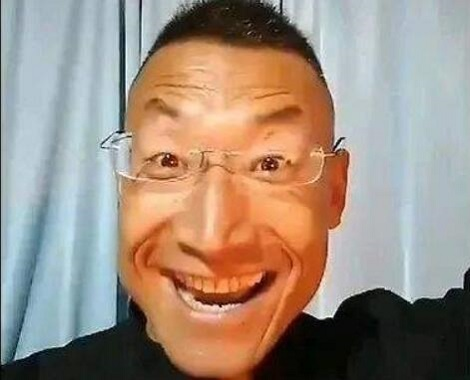
#> input picture ch3——空域图像增强/aoligei.jpg, 470 x 380 px
$ python '3_6中值滤波.py'
#> lines starting #> are read from the running program, lines starting #| are printed output that depends on the picture
import cv2
import skimage
import numpy as np
img = cv2.imread("aoligei.jpg")
#> img is the input picture: shape (380, 470, 3); mean B, G, R 127.3, 141.4, 159.3
cv2.imshow("11",img)
'''生成两种噪声'''
noise1 = skimage.util.random_noise(img,mode='gaussian',var=0.01)
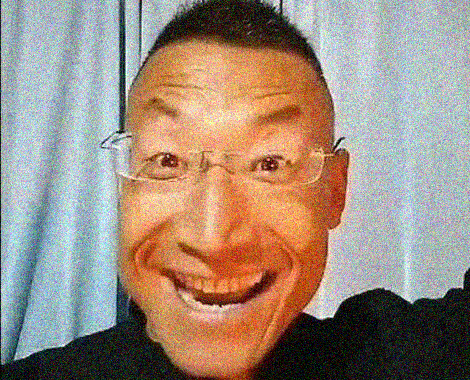
#> noise1: shape (380, 470, 3) float64; mean B, G, R 0.502, 0.556, 0.624
noise2 = skimage.util.random_noise(img,mode='s&p',salt_vs_pepper=0.5)
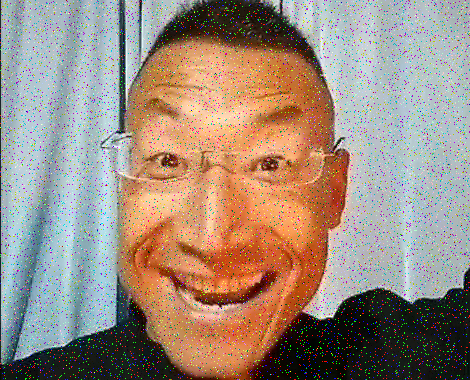
#> noise2: shape (380, 470, 3) float64; mean B, G, R 0.499, 0.552, 0.618
noise1 = noise1*255
noise2 = noise2*255
noise1 = noise1.astype(np.uint8)
noise2 = noise1.astype(np.uint8)
cv2.imshow("gaosi",noise1)
cv2.imshow("jiaoyan",noise2)
'''中止滤波'''
res1 = cv2.medianBlur(noise1,5)
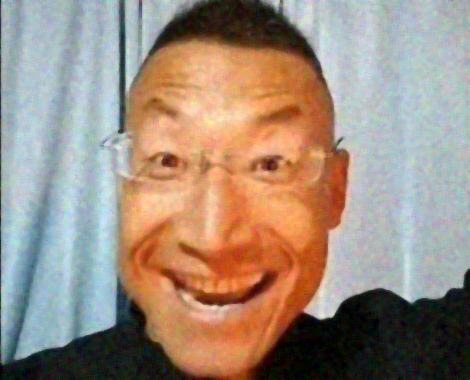
#> res1: shape (380, 470, 3); mean B, G, R 126.9, 141, 158.8
res2 = cv2.medianBlur(noise2,5)
cv2.imshow("res1",res1)
cv2.imshow("res2",res2)
cv2.waitKey(0)

$ run again, with ch3——空域图像增强/panda.jpg copied over ch3——空域图像增强/aoligei.jpg
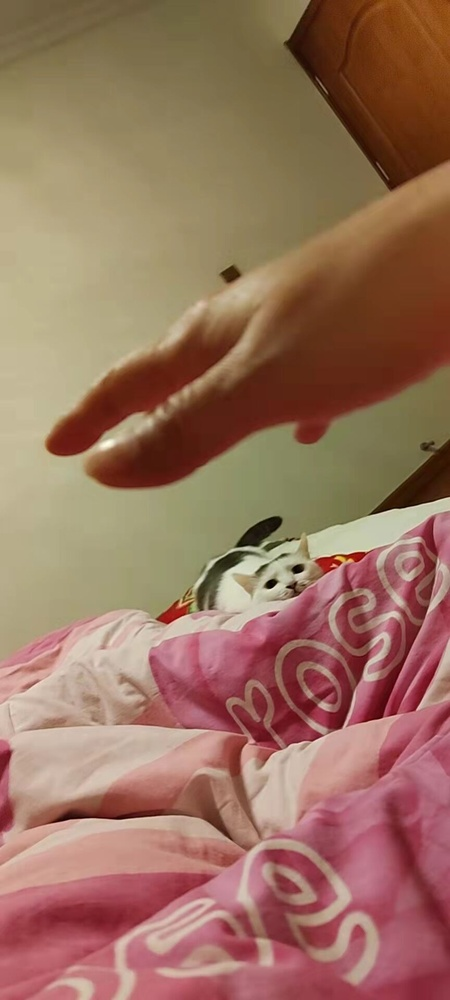
#> input picture ch3——空域图像增强/panda.jpg, 450 x 1000 px, shrunk from 864 x 1920 before the run
#> img is the input picture: shape (1000, 450, 3); mean B, G, R 94.3, 114.1, 153
#> `noise1 = skimage.util.random_noise(img,mode='gaussian',var=0.01)`:
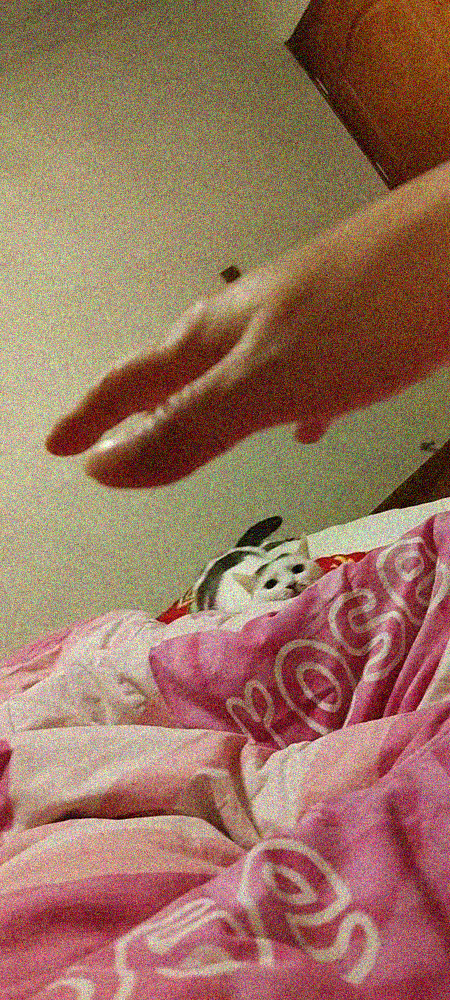
#> noise1: shape (1000, 450, 3) float64; mean B, G, R 0.372, 0.448, 0.6
#> `noise2 = skimage.util.random_noise(img,mode='s&p',salt_vs_pepper=0.5)`:
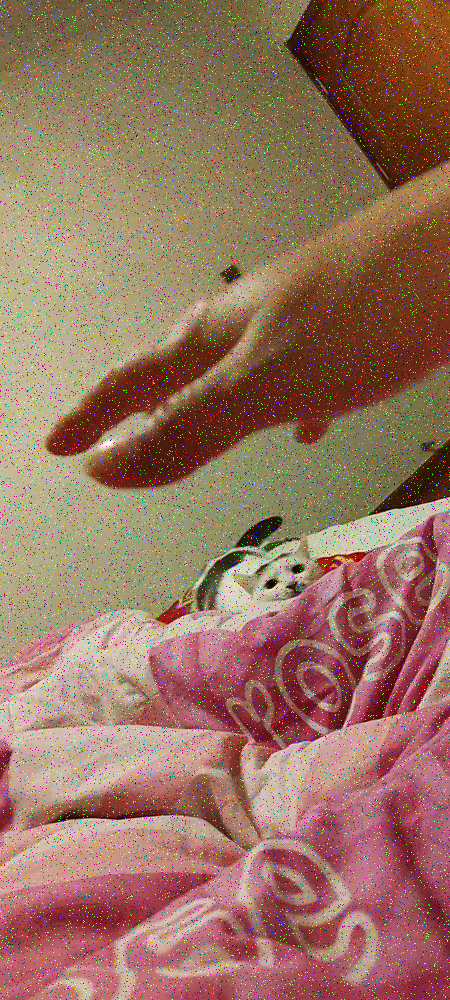
#> noise2: shape (1000, 450, 3) float64; mean B, G, R 0.376, 0.45, 0.595
